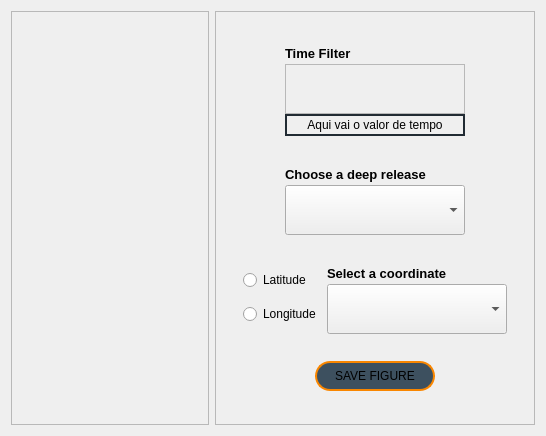
<?xml version="1.0" encoding="UTF-8"?>
<ui version="4.0">
 <class>WindButton_LonLatProfile</class>
 <widget class="QWidget" name="WindButton_LonLatProfile">
  <property name="geometry">
   <rect>
    <x>0</x>
    <y>0</y>
    <width>546</width>
    <height>436</height>
   </rect>
  </property>
  <property name="windowTitle">
   <string>Form</string>
  </property>
  <layout class="QHBoxLayout" name="horizontalLayout">
   <item>
    <widget class="QFrame" name="frame">
     <property name="frameShape">
      <enum>QFrame::Shape::StyledPanel</enum>
     </property>
     <property name="frameShadow">
      <enum>QFrame::Shadow::Raised</enum>
     </property>
    </widget>
   </item>
   <item>
    <widget class="QFrame" name="frame_2">
     <property name="minimumSize">
      <size>
       <width>320</width>
       <height>0</height>
      </size>
     </property>
     <property name="maximumSize">
      <size>
       <width>320</width>
       <height>16777215</height>
      </size>
     </property>
     <property name="frameShape">
      <enum>QFrame::Shape::StyledPanel</enum>
     </property>
     <property name="frameShadow">
      <enum>QFrame::Shadow::Raised</enum>
     </property>
     <layout class="QGridLayout" name="gridLayout">
      <item row="0" column="0">
       <layout class="QHBoxLayout" name="horizontalLayout_7">
        <item>
         <spacer name="horizontalSpacer_34">
          <property name="orientation">
           <enum>Qt::Orientation::Horizontal</enum>
          </property>
          <property name="sizeHint" stdset="0">
           <size>
            <width>28</width>
            <height>13</height>
           </size>
          </property>
         </spacer>
        </item>
        <item>
         <layout class="QVBoxLayout" name="verticalLayout_13">
          <property name="spacing">
           <number>0</number>
          </property>
          <item>
           <widget class="QLabel" name="TimeFilterLabel">
            <property name="minimumSize">
             <size>
              <width>180</width>
              <height>22</height>
             </size>
            </property>
            <property name="maximumSize">
             <size>
              <width>180</width>
              <height>22</height>
             </size>
            </property>
            <property name="font">
             <font>
              <pointsize>10</pointsize>
              <italic>false</italic>
              <bold>true</bold>
              <underline>false</underline>
              <strikeout>false</strikeout>
             </font>
            </property>
            <property name="text">
             <string>Time Filter</string>
            </property>
           </widget>
          </item>
          <item>
           <widget class="QFrame" name="frame_buttons_animation_time">
            <property name="minimumSize">
             <size>
              <width>180</width>
              <height>50</height>
             </size>
            </property>
            <property name="maximumSize">
             <size>
              <width>180</width>
              <height>50</height>
             </size>
            </property>
            <property name="styleSheet">
             <string notr="true">QPushButton {
    background-color: transparent;
    border: none;
    padding: 10px; /* Adicione um padding maior para ajustar o tamanho do fundo */
}

QPushButton:hover {
    background-color: rgba(255, 165, 0, 0.2); /* Cor de fundo no hover */
    border-radius: 5px; /* Bordas arredondadas */
}

QPushButton:pressed {
    background-color: rgba(255, 165, 0, 0.5); /* Cor de fundo ao pressionar */
}</string>
            </property>
            <property name="frameShape">
             <enum>QFrame::Shape::StyledPanel</enum>
            </property>
            <property name="frameShadow">
             <enum>QFrame::Shadow::Raised</enum>
            </property>
            <layout class="QGridLayout" name="gridLayout_7">
             <item row="0" column="2">
              <widget class="QPushButton" name="forward_button_time">
               <property name="text">
                <string/>
               </property>
               <property name="icon">
                <iconset resource="resouces.qrc">
                 <normaloff>:/icons/icons/arrow-right - laranja.png</normaloff>:/icons/icons/arrow-right - laranja.png</iconset>
               </property>
               <property name="iconSize">
                <size>
                 <width>20</width>
                 <height>20</height>
                </size>
               </property>
              </widget>
             </item>
             <item row="0" column="3">
              <widget class="QPushButton" name="finish_button_time">
               <property name="text">
                <string/>
               </property>
               <property name="icon">
                <iconset resource="resouces.qrc">
                 <normaloff>:/icons/icons/forward - laranja.png</normaloff>:/icons/icons/forward - laranja.png</iconset>
               </property>
               <property name="iconSize">
                <size>
                 <width>20</width>
                 <height>20</height>
                </size>
               </property>
              </widget>
             </item>
             <item row="0" column="1">
              <widget class="QPushButton" name="backward_button_time">
               <property name="text">
                <string/>
               </property>
               <property name="icon">
                <iconset resource="resouces.qrc">
                 <normaloff>:/icons/icons/arrow-left - laranja.png</normaloff>:/icons/icons/arrow-left - laranja.png</iconset>
               </property>
               <property name="iconSize">
                <size>
                 <width>20</width>
                 <height>20</height>
                </size>
               </property>
              </widget>
             </item>
             <item row="0" column="0">
              <widget class="QPushButton" name="start_button_time">
               <property name="text">
                <string/>
               </property>
               <property name="icon">
                <iconset resource="resouces.qrc">
                 <normaloff>:/icons/icons/backward - laranja.png</normaloff>:/icons/icons/backward - laranja.png</iconset>
               </property>
               <property name="iconSize">
                <size>
                 <width>20</width>
                 <height>20</height>
                </size>
               </property>
              </widget>
             </item>
            </layout>
           </widget>
          </item>
          <item>
           <widget class="QLabel" name="TimeValueLabel">
            <property name="minimumSize">
             <size>
              <width>180</width>
              <height>22</height>
             </size>
            </property>
            <property name="maximumSize">
             <size>
              <width>180</width>
              <height>22</height>
             </size>
            </property>
            <property name="styleSheet">
             <string notr="true">border: 2px solid #212b33</string>
            </property>
            <property name="text">
             <string notr="true">Aqui vai o valor de tempo</string>
            </property>
            <property name="alignment">
             <set>Qt::AlignmentFlag::AlignCenter</set>
            </property>
           </widget>
          </item>
         </layout>
        </item>
        <item>
         <spacer name="horizontalSpacer_35">
          <property name="orientation">
           <enum>Qt::Orientation::Horizontal</enum>
          </property>
          <property name="sizeHint" stdset="0">
           <size>
            <width>28</width>
            <height>13</height>
           </size>
          </property>
         </spacer>
        </item>
       </layout>
      </item>
      <item row="1" column="0">
       <layout class="QHBoxLayout" name="horizontalLayout_2">
        <item>
         <spacer name="horizontalSpacer_37">
          <property name="orientation">
           <enum>Qt::Orientation::Horizontal</enum>
          </property>
          <property name="sizeHint" stdset="0">
           <size>
            <width>28</width>
            <height>13</height>
           </size>
          </property>
         </spacer>
        </item>
        <item>
         <layout class="QVBoxLayout" name="verticalLayout">
          <property name="spacing">
           <number>0</number>
          </property>
          <item>
           <widget class="QLabel" name="TimeFilterLabel_2">
            <property name="minimumSize">
             <size>
              <width>180</width>
              <height>22</height>
             </size>
            </property>
            <property name="maximumSize">
             <size>
              <width>180</width>
              <height>22</height>
             </size>
            </property>
            <property name="font">
             <font>
              <pointsize>10</pointsize>
              <italic>false</italic>
              <bold>true</bold>
              <underline>false</underline>
              <strikeout>false</strikeout>
             </font>
            </property>
            <property name="text">
             <string>Choose a deep release</string>
            </property>
           </widget>
          </item>
          <item>
           <widget class="QComboBox" name="comboBox">
            <property name="minimumSize">
             <size>
              <width>180</width>
              <height>50</height>
             </size>
            </property>
            <property name="maximumSize">
             <size>
              <width>180</width>
              <height>50</height>
             </size>
            </property>
           </widget>
          </item>
         </layout>
        </item>
        <item>
         <spacer name="horizontalSpacer_36">
          <property name="orientation">
           <enum>Qt::Orientation::Horizontal</enum>
          </property>
          <property name="sizeHint" stdset="0">
           <size>
            <width>28</width>
            <height>13</height>
           </size>
          </property>
         </spacer>
        </item>
       </layout>
      </item>
      <item row="2" column="0">
       <layout class="QHBoxLayout" name="horizontalLayout_3">
        <item>
         <spacer name="horizontalSpacer_38">
          <property name="orientation">
           <enum>Qt::Orientation::Horizontal</enum>
          </property>
          <property name="sizeHint" stdset="0">
           <size>
            <width>17</width>
            <height>17</height>
           </size>
          </property>
         </spacer>
        </item>
        <item>
         <layout class="QVBoxLayout" name="verticalLayout_3">
          <item>
           <widget class="QRadioButton" name="radioButton">
            <property name="text">
             <string>Latitude</string>
            </property>
           </widget>
          </item>
          <item>
           <widget class="QRadioButton" name="radioButton_2">
            <property name="text">
             <string>Longitude</string>
            </property>
           </widget>
          </item>
         </layout>
        </item>
        <item>
         <layout class="QVBoxLayout" name="verticalLayout_2">
          <property name="spacing">
           <number>0</number>
          </property>
          <item>
           <widget class="QLabel" name="TimeFilterLabel_3">
            <property name="minimumSize">
             <size>
              <width>180</width>
              <height>22</height>
             </size>
            </property>
            <property name="maximumSize">
             <size>
              <width>180</width>
              <height>22</height>
             </size>
            </property>
            <property name="font">
             <font>
              <pointsize>10</pointsize>
              <italic>false</italic>
              <bold>true</bold>
              <underline>false</underline>
              <strikeout>false</strikeout>
             </font>
            </property>
            <property name="text">
             <string>Select a coordinate</string>
            </property>
           </widget>
          </item>
          <item>
           <widget class="QComboBox" name="comboBox_2">
            <property name="minimumSize">
             <size>
              <width>180</width>
              <height>50</height>
             </size>
            </property>
            <property name="maximumSize">
             <size>
              <width>180</width>
              <height>50</height>
             </size>
            </property>
           </widget>
          </item>
         </layout>
        </item>
        <item>
         <spacer name="horizontalSpacer_39">
          <property name="orientation">
           <enum>Qt::Orientation::Horizontal</enum>
          </property>
          <property name="sizeHint" stdset="0">
           <size>
            <width>17</width>
            <height>17</height>
           </size>
          </property>
         </spacer>
        </item>
       </layout>
      </item>
      <item row="3" column="0">
       <layout class="QHBoxLayout" name="horizontalLayout_15">
        <item>
         <spacer name="horizontalSpacer_40">
          <property name="orientation">
           <enum>Qt::Orientation::Horizontal</enum>
          </property>
          <property name="sizeHint" stdset="0">
           <size>
            <width>18</width>
            <height>17</height>
           </size>
          </property>
         </spacer>
        </item>
        <item>
         <layout class="QHBoxLayout" name="horizontalLayout_6">
          <item>
           <widget class="QPushButton" name="SaveFigButton">
            <property name="minimumSize">
             <size>
              <width>120</width>
              <height>30</height>
             </size>
            </property>
            <property name="maximumSize">
             <size>
              <width>120</width>
              <height>30</height>
             </size>
            </property>
            <property name="styleSheet">
             <string notr="true">QPushButton{
	background-color: rgb(61, 80, 95);
	border-radius: 15px;
	border: 2px solid #F98600;
}

QPushButton:hover{
	color: #F98600;
	font-size: 14px;
}</string>
            </property>
            <property name="text">
             <string>SAVE FIGURE</string>
            </property>
           </widget>
          </item>
         </layout>
        </item>
        <item>
         <spacer name="horizontalSpacer_41">
          <property name="orientation">
           <enum>Qt::Orientation::Horizontal</enum>
          </property>
          <property name="sizeHint" stdset="0">
           <size>
            <width>18</width>
            <height>17</height>
           </size>
          </property>
         </spacer>
        </item>
       </layout>
      </item>
     </layout>
    </widget>
   </item>
  </layout>
 </widget>
 <resources>
  <include location="resouces.qrc"/>
 </resources>
 <connections/>
</ui>
